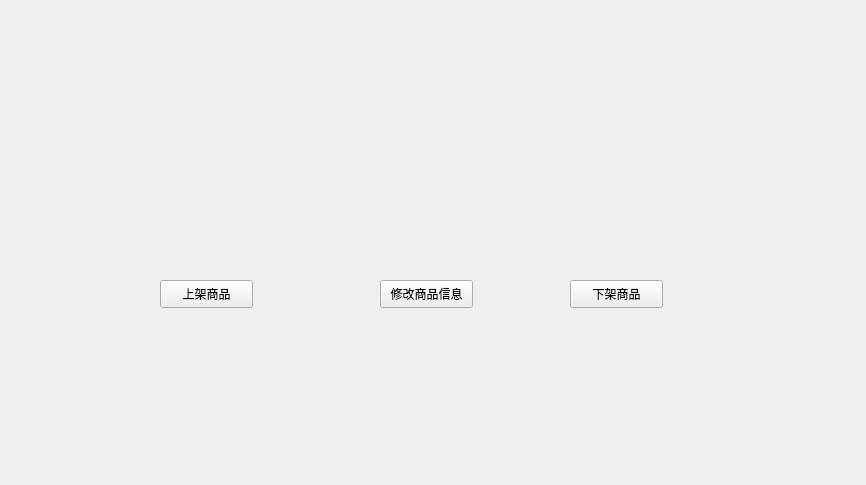
<?xml version="1.0" encoding="UTF-8"?>
<ui version="4.0">
 <class>Form</class>
 <widget class="QWidget" name="Form">
  <property name="geometry">
   <rect>
    <x>0</x>
    <y>0</y>
    <width>866</width>
    <height>485</height>
   </rect>
  </property>
  <property name="windowTitle">
   <string>Form</string>
  </property>
  <widget class="QPushButton" name="insert_pushButton">
   <property name="geometry">
    <rect>
     <x>160</x>
     <y>280</y>
     <width>93</width>
     <height>28</height>
    </rect>
   </property>
   <property name="text">
    <string>上架商品</string>
   </property>
  </widget>
  <widget class="QPushButton" name="updata_pushButton">
   <property name="geometry">
    <rect>
     <x>380</x>
     <y>280</y>
     <width>93</width>
     <height>28</height>
    </rect>
   </property>
   <property name="text">
    <string>修改商品信息</string>
   </property>
  </widget>
  <widget class="QPushButton" name="delete_pushButton">
   <property name="geometry">
    <rect>
     <x>570</x>
     <y>280</y>
     <width>93</width>
     <height>28</height>
    </rect>
   </property>
   <property name="text">
    <string>下架商品</string>
   </property>
  </widget>
 </widget>
 <resources/>
 <connections/>
</ui>
